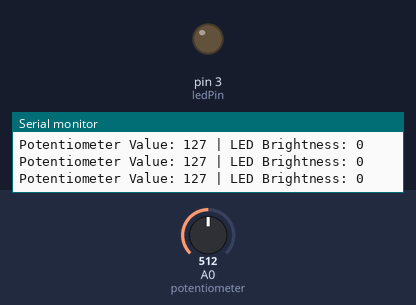
A sketch run on a simulated Arduino Uno, built with avr-gcc and run on an emulated ATmega328P. Parts: output pins drawn as LEDs (lit = HIGH), the last lines printed to the serial monitor. Inputs (shaded band) come from the test bench; at power-on: A0 (potentiometer) = 512.

Above: at 1.2 s.
1.3 s: A0 (potentiometer) set to 526
At 2.0 s:
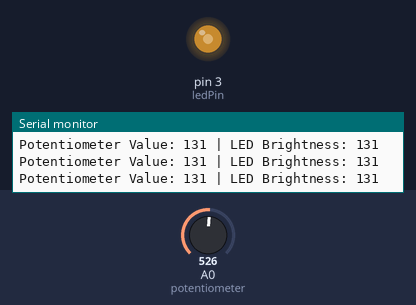
2.8 s: A0 (potentiometer) set to 900
At 3.6 s:
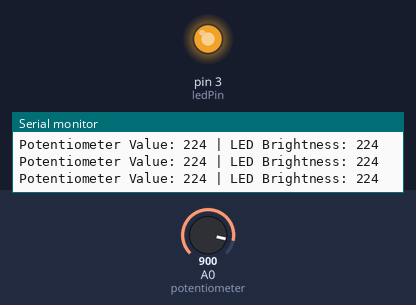
Timing chart, 0 to 5.8 s (numbered marks = the images above; inputs shaded):
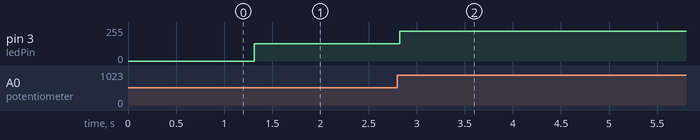

Measured:
- the behaviour switches between 517 and 518 on A0 (potentiometer) (found by bisection; images 0 and 1)
- after the input at 1.3 s, pin 3 (ledPin): 0/255 → 131/255 at once
- after the input at 2.8 s, pin 3 (ledPin): 131/255 → 224/255 at once

The sketch:

LED_Brightness_Controller_Using_Arduino.ino
```cpp
int ledPin = 3;  // Pin connected to the LED
int valPot = 0;  // Variable to store the potentiometer value
int thresholdValue = 128;  // Set your desired threshold value (0-255)

void setup() {
  Serial.begin(9600);      // Initialize serial communication
  pinMode(ledPin, OUTPUT); // Set the ledPin as output
}

void loop() {
  valPot = analogRead(A0);               // Read the potentiometer value
  valPot = map(valPot, 0, 1023, 0, 255);  // Map it to 0-255 range

  // Print the potentiometer value and the brightness to the Serial Monitor
  Serial.print("Potentiometer Value: ");
  Serial.print(valPot);
  Serial.print(" | LED Brightness: ");

  // Set LED brightness based on the conditional value
  if (valPot > thresholdValue) {
    analogWrite(ledPin, valPot); // Set LED brightness
    Serial.println(valPot);       // Print the brightness value
  } else {
    analogWrite(ledPin, 0);       // Turn off the LED if below threshold
    Serial.println(0);            // Print 0 for LED off
  }

  delay(100); // Small delay for stability
}
```
